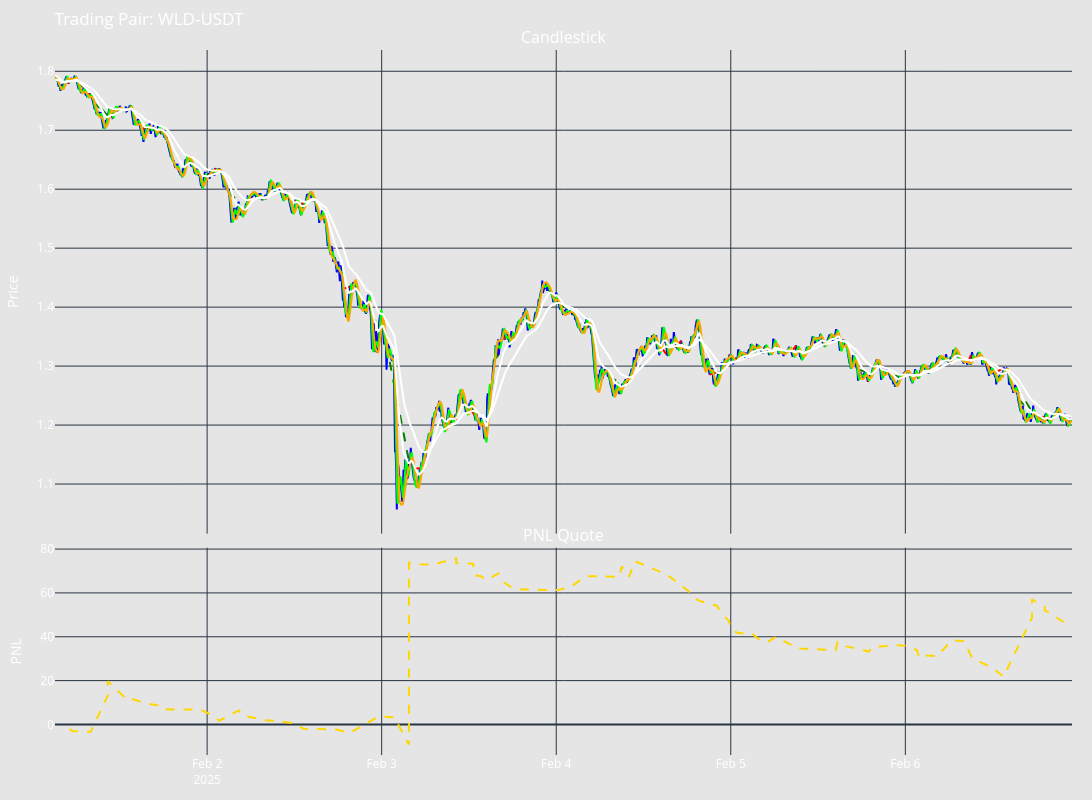

Here is the notebook cell this chart was saved with:
### Code cell
import plotly.graph_objects as go
# from plotly.subplots import make_subplots

# Let's see what is inside the backtesting results
print(backtesting_result.get_results_summary())
fig = backtesting_result.get_backtesting_figure()
# Add EMAs
candles_df = backtesting_result.processed_data



hma_fast_key = f"HMA_{hma_fast}"
hma_slow_key = f"HMA_{hma_slow}"
# ema_fast = f'EMA_{ema_short}'
ema_medium_key = f'EMA_{ema_medium}'
ema_slow_key = f'EMA_{ema_slow}'
k_key = [f"STOCHRSIk_{srsi_length}_{srsi_length}_{srsi_smoothing}_{srsi_smoothing}"]


fig.add_trace(go.Scatter(x=candles_df.index, y=candles_df[hma_fast_key],
                         line=dict(color='#00FF00', width=2),
                         name='Fast HMA'))
fig.add_trace(go.Scatter(x=candles_df.index, y=candles_df[hma_slow_key],
                         line=dict(color='#FFA500', width=2),
                         name='Slow HMA'))
fig.add_trace(go.Scatter(x=candles_df.index, y=candles_df[ema_slow_key],
                         line=dict(color='#FFFFFF', width=2),
                         name='Slow EMA'))
fig.add_trace(go.Scatter(x=candles_df.index, y=candles_df[ema_medium_key],
                         line=dict(color='#FFFFFF', width=2),
                         name='Slow EMA'))

### Figure 1 — Plotly figure (JSON) as saved in the notebook; plotly's stock layout.template omitted (floating-point values rounded to 4 significant figures; data arrays with more than 128 entries replaced by an {"elided": "..."} marker saying what was removed)
{"data": [{"line": {"color": "blue"}, "mode": "lines", "type": "scatter", "x": {"elided": "1679 str values"}, "xaxis": "x", "y": {"elided": "1679 float values"}, "yaxis": "y"}, {"line": {"color": "red", "dash": "dash", "width": 2}, "mode": "lines", "name": "Sell Executor", "showlegend": false, "type": "scatter", "x": ["2025-02-01T04:55:00", "2025-02-01T05:05:00"], "xaxis": "x", "y": [1.779, 1.786], "yaxis": "y"}, {"line": {"color": "red", "dash": "dash", "width": 2}, "mode": "lines", "name": "Buy Executor", "showlegend": false, "type": "scatter", "x": ["2025-02-01T05:25:00", "2025-02-01T05:30:00"], "xaxis": "x", "y": [1.787, 1.785], "yaxis": "y"}, {"line": {"color": "red", "dash": "dash", "width": 2}, "mode": "lines", "name": "Sell Executor", "showlegend": false, "type": "scatter", "x": ["2025-02-01T07:25:00", "2025-02-01T08:00:00"], "xaxis": "x", "y": [1.761, 1.761], "yaxis": "y"}, {"line": {"color": "green", "dash": "dash", "width": 2}, "mode": "lines", "name": "Sell Executor", "showlegend": false, "type": "scatter", "x": ["2025-02-01T06:05:00", "2025-02-01T10:20:00"], "xaxis": "x", "y": [1.784, 1.724], "yaxis": "y"}, {"line": {"color": "green", "dash": "dash", "width": 2}, "mode": "lines", "name": "Sell Executor", "showlegend": false, "type": "scatter", "x": ["2025-02-01T08:20:00", "2025-02-01T10:20:00"], "xaxis": "x", "y": [1.748, 1.724], "yaxis": "y"}, {"line": {"color": "red", "dash": "dash", "width": 2}, "mode": "lines", "name": "Sell Executor", "showlegend": false, "type": "scatter", "x": ["2025-02-01T10:55:00", "2025-02-01T11:10:00"], "xaxis": "x", "y": [1.722, 1.731], "yaxis": "y"}, {"line": {"color": "red", "dash": "dash", "width": 2}, "mode": "lines", "name": "Sell Executor", "showlegend": false, "type": "scatter", "x": ["2025-02-01T11:45:00", "2025-02-01T11:55:00"], "xaxis": "x", "y": [1.732, 1.739], "yaxis": "y"}, {"line": {"color": "red", "dash": "dash", "width": 2}, "mode": "lines", "name": "Sell Executor", "showlegend": false, "type": "scatter", "x": ["2025-02-01T12:10:00", "2025-02-01T12:30:00"], "xaxis": "x", "y": [1.732, 1.737], "yaxis": "y"}, {"line": {"color": "red", "dash": "dash", "width": 2}, "mode": "lines", "name": "Buy Executor", "showlegend": false, "type": "scatter", "x": ["2025-02-01T12:45:00", "2025-02-01T12:55:00"], "xaxis": "x", "y": [1.736, 1.732], "yaxis": "y"}, {"line": {"color": "green", "dash": "dash", "width": 2}, "mode": "lines", "name": "Buy Executor", "showlegend": false, "type": "scatter", "x": ["2025-02-01T13:15:00", "2025-02-01T13:35:00"], "xaxis": "x", "y": [1.736, 1.739], "yaxis": "y"}, {"line": {"color": "red", "dash": "dash", "width": 2}, "mode": "lines", "name": "Sell Executor", "showlegend": false, "type": "scatter", "x": ["2025-02-01T13:40:00", "2025-02-01T13:40:00"], "xaxis": "x", "y": [1.729, 1.729], "yaxis": "y"}, {"line": {"color": "red", "dash": "dash", "width": 2}, "mode": "lines", "name": "Sell Executor", "showlegend": false, "type": "scatter", "x": ["2025-02-01T14:55:00", "2025-02-01T15:35:00"], "xaxis": "x", "y": [1.7, 1.706], "yaxis": "y"}, {"line": {"color": "red", "dash": "dash", "width": 2}, "mode": "lines", "name": "Sell Executor", "showlegend": false, "type": "scatter", "x": ["2025-02-01T16:10:00", "2025-02-01T16:10:00"], "xaxis": "x", "y": [1.703, 1.703], "yaxis": "y"}, {"line": {"color": "red", "dash": "dash", "width": 2}, "mode": "lines", "name": "Sell Executor", "showlegend": false, "type": "scatter", "x": ["2025-02-01T16:50:00", "2025-02-01T16:50:00"], "xaxis": "x", "y": [1.697, 1.697], "yaxis": "y"}, {"line": {"color": "red", "dash": "dash", "width": 2}, "mode": "lines", "name": "Buy Executor", "showlegend": false, "type": "scatter", "x": ["2025-02-01T17:15:00", "2025-02-01T17:15:00"], "xaxis": "x", "y": [1.71, 1.71], "yaxis": "y"}, {"line": {"color": "red", "dash": "dash", "width": 2}, "mode": "lines", "name": "Sell Executor", "showlegend": false, "type": "scatter", "x": ["2025-02-01T17:40:00", "2025-02-01T17:45:00"], "xaxis": "x", "y": [1.694, 1.699], "yaxis": "y"}, {"line": {"color": "green", "dash": "dash", "width": 2}, "mode": "lines", "name": "Sell Executor", "showlegend": false, "type": "scatter", "x": ["2025-02-01T21:30:00", "2025-02-01T22:00:00"], "xaxis": "x", "y": [1.648, 1.646], "yaxis": "y"}, {"line": {"color": "red", "dash": "dash", "width": 2}, "mode": "lines", "name": "Sell Executor", "showlegend": false, "type": "scatter", "x": ["2025-02-01T23:05:00", "2025-02-01T23:05:00"], "xaxis": "x", "y": [1.612, 1.612], "yaxis": "y"}, {"line": {"color": "red", "dash": "dash", "width": 2}, "mode": "lines", "name": "Sell Executor", "showlegend": false, "type": "scatter", "x": ["2025-02-02T00:55:00", "2025-02-02T01:05:00"], "xaxis": "x", "y": [1.626, 1.636], "yaxis": "y"}, {"line": {"color": "red", "dash": "dash", "width": 2}, "mode": "lines", "name": "Sell Executor", "showlegend": false, "type": "scatter", "x": ["2025-02-02T01:35:00", "2025-02-02T01:40:00"], "xaxis": "x", "y": [1.63, 1.635], "yaxis": "y"}, {"line": {"color": "green", "dash": "dash", "width": 2}, "mode": "lines", "name": "Sell Executor", "showlegend": false, "type": "scatter", "x": ["2025-02-02T02:55:00", "2025-02-02T04:20:00"], "xaxis": "x", "y": [1.595, 1.579], "yaxis": "y"}, {"line": {"color": "red", "dash": "dash", "width": 2}, "mode": "lines", "name": "Sell Executor", "showlegend": false, "type": "scatter", "x": ["2025-02-02T04:40:00", "2025-02-02T05:00:00"], "xaxis": "x", "y": [1.561, 1.567], "yaxis": "y"}, {"line": {"color": "red", "dash": "dash", "width": 2}, "mode": "lines", "name": "Sell Executor", "showlegend": false, "type": "scatter", "x": ["2025-02-02T07:35:00", "2025-02-02T07:50:00"], "xaxis": "x", "y": [1.583, 1.587], "yaxis": "y"}, {"line": {"color": "red", "dash": "dash", "width": 2}, "mode": "lines", "name": "Buy Executor", "showlegend": false, "type": "scatter", "x": ["2025-02-02T08:00:00", "2025-02-02T08:00:00"], "xaxis": "x", "y": [1.591, 1.591], "yaxis": "y"}, {"line": {"color": "red", "dash": "dash", "width": 2}, "mode": "lines", "name": "Buy Executor", "showlegend": false, "type": "scatter", "x": ["2025-02-02T09:35:00", "2025-02-02T09:35:00"], "xaxis": "x", "y": [1.609, 1.609], "yaxis": "y"}, {"line": {"color": "red", "dash": "dash", "width": 2}, "mode": "lines", "name": "Sell Executor", "showlegend": false, "type": "scatter", "x": ["2025-02-02T11:20:00", "2025-02-02T12:05:00"], "xaxis": "x", "y": [1.578, 1.581], "yaxis": "y"}, {"line": {"color": "red", "dash": "dash", "width": 2}, "mode": "lines", "name": "Sell Executor", "showlegend": false, "type": "scatter", "x": ["2025-02-02T12:35:00", "2025-02-02T13:15:00"], "xaxis": "x", "y": [1.571, 1.577], "yaxis": "y"}, {"line": {"color": "red", "dash": "dash", "width": 2}, "mode": "lines", "name": "Sell Executor", "showlegend": false, "type": "scatter", "x": ["2025-02-02T17:50:00", "2025-02-02T17:50:00"], "xaxis": "x", "y": [1.459, 1.459], "yaxis": "y"}, {"line": {"color": "red", "dash": "dash", "width": 2}, "mode": "lines", "name": "Sell Executor", "showlegend": false, "type": "scatter", "x": ["2025-02-02T18:35:00", "2025-02-02T19:35:00"], "xaxis": "x", "y": [1.431, 1.434], "yaxis": "y"}, {"line": {"color": "green", "dash": "dash", "width": 2}, "mode": "lines", "name": "Sell Executor", "showlegend": false, "type": "scatter", "x": ["2025-02-02T22:30:00", "2025-02-02T23:35:00"], "xaxis": "x", "y": [1.389, 1.367], "yaxis": "y"}, {"line": {"color": "red", "dash": "dash", "width": 2}, "mode": "lines", "name": "Sell Executor", "showlegend": false, "type": "scatter", "x": ["2025-02-03T01:45:00", "2025-02-03T01:45:00"], "xaxis": "x", "y": [1.263, 1.263], "yaxis": "y"}, {"line": {"color": "red", "dash": "dash", "width": 2}, "mode": "lines", "name": "Sell Executor", "showlegend": false, "type": "scatter", "x": ["2025-02-03T03:35:00", "2025-02-03T03:45:00"], "xaxis": "x", "y": [1.112, 1.139], "yaxis": "y"}, {"line": {"color": "green", "dash": "dash", "width": 2}, "mode": "lines", "name": "Sell Executor", "showlegend": false, "type": "scatter", "x": ["2025-02-03T00:10:00", "2025-02-03T03:45:00"], "xaxis": "x", "y": [1.367, 1.139], "yaxis": "y"}, {"line": {"color": "red", "dash": "dash", "width": 2}, "mode": "lines", "name": "Sell Executor", "showlegend": false, "type": "scatter", "x": ["2025-02-03T04:15:00", "2025-02-03T05:15:00"], "xaxis": "x", "y": [1.126, 1.127], "yaxis": "y"}, {"line": {"color": "red", "dash": "dash", "width": 2}, "mode": "lines", "name": "Buy Executor", "showlegend": false, "type": "scatter", "x": ["2025-02-03T07:00:00", "2025-02-03T07:00:00"], "xaxis": "x", "y": [1.212, 1.212], "yaxis": "y"}, {"line": {"color": "green", "dash": "dash", "width": 2}, "mode": "lines", "name": "Buy Executor", "showlegend": false, "type": "scatter", "x": ["2025-02-03T08:55:00", "2025-02-03T10:15:00"], "xaxis": "x", "y": [1.201, 1.21], "yaxis": "y"}, {"line": {"color": "red", "dash": "dash", "width": 2}, "mode": "lines", "name": "Buy Executor", "showlegend": false, "type": "scatter", "x": ["2025-02-03T10:05:00", "2025-02-03T10:15:00"], "xaxis": "x", "y": [1.214, 1.21], "yaxis": "y"}, {"line": {"color": "red", "dash": "dash", "width": 2}, "mode": "lines", "name": "Sell Executor", "showlegend": false, "type": "scatter", "x": ["2025-02-03T12:35:00", "2025-02-03T12:35:00"], "xaxis": "x", "y": [1.223, 1.223], "yaxis": "y"}, {"line": {"color": "red", "dash": "dash", "width": 2}, "mode": "lines", "name": "Buy Executor", "showlegend": false, "type": "scatter", "x": ["2025-02-03T12:00:00", "2025-02-03T12:45:00"], "xaxis": "x", "y": [1.229, 1.218], "yaxis": "y"}, {"line": {"color": "red", "dash": "dash", "width": 2}, "mode": "lines", "name": "Sell Executor", "showlegend": false, "type": "scatter", "x": ["2025-02-03T13:25:00", "2025-02-03T13:25:00"], "xaxis": "x", "y": [1.192, 1.192], "yaxis": "y"}, {"line": {"color": "red", "dash": "dash", "width": 2}, "mode": "lines", "name": "Buy Executor", "showlegend": false, "type": "scatter", "x": ["2025-02-03T13:40:00", "2025-02-03T13:40:00"], "xaxis": "x", "y": [1.22, 1.22], "yaxis": "y"}, {"line": {"color": "red", "dash": "dash", "width": 2}, "mode": "lines", "name": "Sell Executor", "showlegend": false, "type": "scatter", "x": ["2025-02-03T14:05:00", "2025-02-03T14:10:00"], "xaxis": "x", "y": [1.177, 1.18], "yaxis": "y"}, {"line": {"color": "red", "dash": "dash", "width": 2}, "mode": "lines", "name": "Buy Executor", "showlegend": false, "type": "scatter", "x": ["2025-02-03T14:30:00", "2025-02-03T14:30:00"], "xaxis": "x", "y": [1.244, 1.244], "yaxis": "y"}, {"line": {"color": "green", "dash": "dash", "width": 2}, "mode": "lines", "name": "Buy Executor", "showlegend": false, "type": "scatter", "x": ["2025-02-03T15:25:00", "2025-02-03T16:05:00"], "xaxis": "x", "y": [1.31, 1.319], "yaxis": "y"}, {"line": {"color": "red", "dash": "dash", "width": 2}, "mode": "lines", "name": "Buy Executor", "showlegend": false, "type": "scatter", "x": ["2025-02-03T16:35:00", "2025-02-03T16:55:00"], "xaxis": "x", "y": [1.356, 1.345], "yaxis": "y"}, {"line": {"color": "red", "dash": "dash", "width": 2}, "mode": "lines", "name": "Buy Executor", "showlegend": false, "type": "scatter", "x": ["2025-02-03T17:55:00", "2025-02-03T18:10:00"], "xaxis": "x", "y": [1.353, 1.347], "yaxis": "y"}, {"line": {"color": "red", "dash": "dash", "width": 2}, "mode": "lines", "name": "Buy Executor", "showlegend": false, "type": "scatter", "x": ["2025-02-03T18:30:00", "2025-02-03T18:30:00"], "xaxis": "x", "y": [1.369, 1.369], "yaxis": "y"}, {"line": {"color": "red", "dash": "dash", "width": 2}, "mode": "lines", "name": "Buy Executor", "showlegend": false, "type": "scatter", "x": ["2025-02-03T23:55:00", "2025-02-04T00:05:00"], "xaxis": "x", "y": [1.419, 1.419], "yaxis": "y"}, {"line": {"color": "green", "dash": "dash", "width": 2}, "mode": "lines", "name": "Sell Executor", "showlegend": false, "type": "scatter", "x": ["2025-02-04T00:25:00", "2025-02-04T02:00:00"], "xaxis": "x", "y": [1.403, 1.398], "yaxis": "y"}, {"line": {"color": "green", "dash": "dash", "width": 2}, "mode": "lines", "name": "Sell Executor", "showlegend": false, "type": "scatter", "x": ["2025-02-04T02:15:00", "2025-02-04T04:00:00"], "xaxis": "x", "y": [1.389, 1.375], "yaxis": "y"}, {"line": {"color": "red", "dash": "dash", "width": 2}, "mode": "lines", "name": "Sell Executor", "showlegend": false, "type": "scatter", "x": ["2025-02-04T08:40:00", "2025-02-04T08:40:00"], "xaxis": "x", "y": [1.253, 1.253], "yaxis": "y"}, {"line": {"color": "green", "dash": "dash", "width": 2}, "mode": "lines", "name": "Sell Executor", "showlegend": false, "type": "scatter", "x": ["2025-02-04T07:10:00", "2025-02-04T09:00:00"], "xaxis": "x", "y": [1.283, 1.27], "yaxis": "y"}, {"line": {"color": "red", "dash": "dash", "width": 2}, "mode": "lines", "name": "Sell Executor", "showlegend": false, "type": "scatter", "x": ["2025-02-04T09:50:00", "2025-02-04T10:00:00"], "xaxis": "x", "y": [1.269, 1.28], "yaxis": "y"}, {"line": {"color": "green", "dash": "dash", "width": 2}, "mode": "lines", "name": "Buy Executor", "showlegend": false, "type": "scatter", "x": ["2025-02-04T10:10:00", "2025-02-04T10:50:00"], "xaxis": "x", "y": [1.282, 1.301], "yaxis": "y"}, {"line": {"color": "red", "dash": "dash", "width": 2}, "mode": "lines", "name": "Buy Executor", "showlegend": false, "type": "scatter", "x": ["2025-02-04T11:05:00", "2025-02-04T11:05:00"], "xaxis": "x", "y": [1.329, 1.329], "yaxis": "y"}, {"line": {"color": "red", "dash": "dash", "width": 2}, "mode": "lines", "name": "Buy Executor", "showlegend": false, "type": "scatter", "x": ["2025-02-04T14:25:00", "2025-02-04T15:15:00"], "xaxis": "x", "y": [1.333, 1.318], "yaxis": "y"}, {"line": {"color": "red", "dash": "dash", "width": 2}, "mode": "lines", "name": "Sell Executor", "showlegend": false, "type": "scatter", "x": ["2025-02-04T16:30:00", "2025-02-04T17:10:00"], "xaxis": "x", "y": [1.331, 1.343], "yaxis": "y"}, {"line": {"color": "red", "dash": "dash", "width": 2}, "mode": "lines", "name": "Sell Executor", "showlegend": false, "type": "scatter", "x": ["2025-02-04T17:30:00", "2025-02-04T18:00:00"], "xaxis": "x", "y": [1.323, 1.327], "yaxis": "y"}, {"line": {"color": "red", "dash": "dash", "width": 2}, "mode": "lines", "name": "Buy Executor", "showlegend": false, "type": "scatter", "x": ["2025-02-04T19:15:00", "2025-02-04T19:35:00"], "xaxis": "x", "y": [1.373, 1.361], "yaxis": "y"}, {"line": {"color": "red", "dash": "dash", "width": 2}, "mode": "lines", "name": "Sell Executor", "showlegend": false, "type": "scatter", "x": ["2025-02-04T21:40:00", "2025-02-04T22:05:00"], "xaxis": "x", "y": [1.269, 1.274], "yaxis": "y"}, {"line": {"color": "red", "dash": "dash", "width": 2}, "mode": "lines", "name": "Sell Executor", "showlegend": false, "type": "scatter", "x": ["2025-02-04T21:05:00", "2025-02-04T22:40:00"], "xaxis": "x", "y": [1.286, 1.292], "yaxis": "y"}, {"line": {"color": "red", "dash": "dash", "width": 2}, "mode": "lines", "name": "Sell Executor", "showlegend": false, "type": "scatter", "x": ["2025-02-04T23:15:00", "2025-02-04T23:45:00"], "xaxis": "x", "y": [1.304, 1.314], "yaxis": "y"}, {"line": {"color": "red", "dash": "dash", "width": 2}, "mode": "lines", "name": "Buy Executor", "showlegend": false, "type": "scatter", "x": ["2025-02-04T23:50:00", "2025-02-04T23:55:00"], "xaxis": "x", "y": [1.32, 1.314], "yaxis": "y"}, {"line": {"color": "red", "dash": "dash", "width": 2}, "mode": "lines", "name": "Buy Executor", "showlegend": false, "type": "scatter", "x": ["2025-02-05T00:45:00", "2025-02-05T00:50:00"], "xaxis": "x", "y": [1.314, 1.308], "yaxis": "y"}, {"line": {"color": "red", "dash": "dash", "width": 2}, "mode": "lines", "name": "Buy Executor", "showlegend": false, "type": "scatter", "x": ["2025-02-05T02:30:00", "2025-02-05T03:00:00"], "xaxis": "x", "y": [1.329, 1.328], "yaxis": "y"}, {"line": {"color": "red", "dash": "dash", "width": 2}, "mode": "lines", "name": "Buy Executor", "showlegend": false, "type": "scatter", "x": ["2025-02-05T03:40:00", "2025-02-05T03:45:00"], "xaxis": "x", "y": [1.335, 1.33], "yaxis": "y"}, {"line": {"color": "red", "dash": "dash", "width": 2}, "mode": "lines", "name": "Buy Executor", "showlegend": false, "type": "scatter", "x": ["2025-02-05T04:40:00", "2025-02-05T05:00:00"], "xaxis": "x", "y": [1.333, 1.329], "yaxis": "y"}, {"line": {"color": "green", "dash": "dash", "width": 2}, "mode": "lines", "name": "Buy Executor", "showlegend": false, "type": "scatter", "x": ["2025-02-05T05:45:00", "2025-02-05T06:10:00"], "xaxis": "x", "y": [1.327, 1.334], "yaxis": "y"}, {"line": {"color": "red", "dash": "dash", "width": 2}, "mode": "lines", "name": "Sell Executor", "showlegend": false, "type": "scatter", "x": ["2025-02-05T08:20:00", "2025-02-05T09:00:00"], "xaxis": "x", "y": [1.324, 1.335], "yaxis": "y"}, {"line": {"color": "red", "dash": "dash", "width": 2}, "mode": "lines", "name": "Buy Executor", "showlegend": false, "type": "scatter", "x": ["2025-02-05T09:00:00", "2025-02-05T09:00:00"], "xaxis": "x", "y": [1.335, 1.335], "yaxis": "y"}, {"line": {"color": "red", "dash": "dash", "width": 2}, "mode": "lines", "name": "Sell Executor", "showlegend": false, "type": "scatter", "x": ["2025-02-05T09:30:00", "2025-02-05T09:30:00"], "xaxis": "x", "y": [1.318, 1.318], "yaxis": "y"}, {"line": {"color": "red", "dash": "dash", "width": 2}, "mode": "lines", "name": "Buy Executor", "showlegend": false, "type": "scatter", "x": ["2025-02-05T11:10:00", "2025-02-05T11:25:00"], "xaxis": "x", "y": [1.342, 1.342], "yaxis": "y"}, {"line": {"color": "red", "dash": "dash", "width": 2}, "mode": "lines", "name": "Buy Executor", "showlegend": false, "type": "scatter", "x": ["2025-02-05T12:15:00", "2025-02-05T12:15:00"], "xaxis": "x", "y": [1.354, 1.354], "yaxis": "y"}, {"line": {"color": "red", "dash": "dash", "width": 2}, "mode": "lines", "name": "Buy Executor", "showlegend": false, "type": "scatter", "x": ["2025-02-05T14:25:00", "2025-02-05T14:25:00"], "xaxis": "x", "y": [1.358, 1.358], "yaxis": "y"}, {"line": {"color": "green", "dash": "dash", "width": 2}, "mode": "lines", "name": "Buy Executor", "showlegend": false, "type": "scatter", "x": ["2025-02-05T13:10:00", "2025-02-05T14:40:00"], "xaxis": "x", "y": [1.341, 1.352], "yaxis": "y"}, {"line": {"color": "red", "dash": "dash", "width": 2}, "mode": "lines", "name": "Buy Executor", "showlegend": false, "type": "scatter", "x": ["2025-02-05T15:25:00", "2025-02-05T15:35:00"], "xaxis": "x", "y": [1.345, 1.342], "yaxis": "y"}, {"line": {"color": "red", "dash": "dash", "width": 2}, "mode": "lines", "name": "Sell Executor", "showlegend": false, "type": "scatter", "x": ["2025-02-05T18:50:00", "2025-02-05T19:00:00"], "xaxis": "x", "y": [1.274, 1.28], "yaxis": "y"}, {"line": {"color": "green", "dash": "dash", "width": 2}, "mode": "lines", "name": "Sell Executor", "showlegend": false, "type": "scatter", "x": ["2025-02-05T17:20:00", "2025-02-05T19:25:00"], "xaxis": "x", "y": [1.294, 1.288], "yaxis": "y"}, {"line": {"color": "green", "dash": "dash", "width": 2}, "mode": "lines", "name": "Sell Executor", "showlegend": false, "type": "scatter", "x": ["2025-02-05T21:50:00", "2025-02-05T23:05:00"], "xaxis": "x", "y": [1.285, 1.282], "yaxis": "y"}, {"line": {"color": "red", "dash": "dash", "width": 2}, "mode": "lines", "name": "Buy Executor", "showlegend": false, "type": "scatter", "x": ["2025-02-06T00:00:00", "2025-02-06T00:00:00"], "xaxis": "x", "y": [1.292, 1.292], "yaxis": "y"}, {"line": {"color": "red", "dash": "dash", "width": 2}, "mode": "lines", "name": "Buy Executor", "showlegend": false, "type": "scatter", "x": ["2025-02-06T01:10:00", "2025-02-06T01:35:00"], "xaxis": "x", "y": [1.287, 1.282], "yaxis": "y"}, {"line": {"color": "red", "dash": "dash", "width": 2}, "mode": "lines", "name": "Sell Executor", "showlegend": false, "type": "scatter", "x": ["2025-02-06T01:45:00", "2025-02-06T01:55:00"], "xaxis": "x", "y": [1.279, 1.287], "yaxis": "y"}, {"line": {"color": "green", "dash": "dash", "width": 2}, "mode": "lines", "name": "Buy Executor", "showlegend": false, "type": "scatter", "x": ["2025-02-06T02:05:00", "2025-02-06T02:35:00"], "xaxis": "x", "y": [1.294, 1.297], "yaxis": "y"}, {"line": {"color": "red", "dash": "dash", "width": 2}, "mode": "lines", "name": "Buy Executor", "showlegend": false, "type": "scatter", "x": ["2025-02-06T04:25:00", "2025-02-06T04:25:00"], "xaxis": "x", "y": [1.315, 1.315], "yaxis": "y"}, {"line": {"color": "green", "dash": "dash", "width": 2}, "mode": "lines", "name": "Buy Executor", "showlegend": false, "type": "scatter", "x": ["2025-02-06T03:30:00", "2025-02-06T05:45:00"], "xaxis": "x", "y": [1.298, 1.312], "yaxis": "y"}, {"line": {"color": "red", "dash": "dash", "width": 2}, "mode": "lines", "name": "Sell Executor", "showlegend": false, "type": "scatter", "x": ["2025-02-06T06:00:00", "2025-02-06T06:00:00"], "xaxis": "x", "y": [1.302, 1.302], "yaxis": "y"}, {"line": {"color": "green", "dash": "dash", "width": 2}, "mode": "lines", "name": "Buy Executor", "showlegend": false, "type": "scatter", "x": ["2025-02-06T06:20:00", "2025-02-06T07:00:00"], "xaxis": "x", "y": [1.314, 1.322], "yaxis": "y"}, {"line": {"color": "red", "dash": "dash", "width": 2}, "mode": "lines", "name": "Buy Executor", "showlegend": false, "type": "scatter", "x": ["2025-02-06T08:05:00", "2025-02-06T08:05:00"], "xaxis": "x", "y": [1.312, 1.312], "yaxis": "y"}, {"line": {"color": "red", "dash": "dash", "width": 2}, "mode": "lines", "name": "Sell Executor", "showlegend": false, "type": "scatter", "x": ["2025-02-06T08:35:00", "2025-02-06T09:10:00"], "xaxis": "x", "y": [1.305, 1.324], "yaxis": "y"}, {"line": {"color": "red", "dash": "dash", "width": 2}, "mode": "lines", "name": "Buy Executor", "showlegend": false, "type": "scatter", "x": ["2025-02-06T10:00:00", "2025-02-06T10:15:00"], "xaxis": "x", "y": [1.321, 1.317], "yaxis": "y"}, {"line": {"color": "red", "dash": "dash", "width": 2}, "mode": "lines", "name": "Sell Executor", "showlegend": false, "type": "scatter", "x": ["2025-02-06T11:15:00", "2025-02-06T11:50:00"], "xaxis": "x", "y": [1.296, 1.301], "yaxis": "y"}, {"line": {"color": "red", "dash": "dash", "width": 2}, "mode": "lines", "name": "Sell Executor", "showlegend": false, "type": "scatter", "x": ["2025-02-06T12:15:00", "2025-02-06T13:30:00"], "xaxis": "x", "y": [1.287, 1.297], "yaxis": "y"}, {"line": {"color": "green", "dash": "dash", "width": 2}, "mode": "lines", "name": "Sell Executor", "showlegend": false, "type": "scatter", "x": ["2025-02-06T14:00:00", "2025-02-06T17:25:00"], "xaxis": "x", "y": [1.292, 1.222], "yaxis": "y"}, {"line": {"color": "green", "dash": "dash", "width": 2}, "mode": "lines", "name": "Sell Executor", "showlegend": false, "type": "scatter", "x": ["2025-02-06T15:30:00", "2025-02-06T17:25:00"], "xaxis": "x", "y": [1.244, 1.222], "yaxis": "y"}, {"line": {"color": "red", "dash": "dash", "width": 2}, "mode": "lines", "name": "Sell Executor", "showlegend": false, "type": "scatter", "x": ["2025-02-06T18:50:00", "2025-02-06T19:10:00"], "xaxis": "x", "y": [1.206, 1.214], "yaxis": "y"}, {"line": {"color": "red", "dash": "dash", "width": 2}, "mode": "lines", "name": "Sell Executor", "showlegend": false, "type": "scatter", "x": ["2025-02-06T17:55:00", "2025-02-06T19:10:00"], "xaxis": "x", "y": [1.211, 1.214], "yaxis": "y"}, {"line": {"color": "red", "dash": "dash", "width": 2}, "mode": "lines", "name": "Sell Executor", "showlegend": false, "type": "scatter", "x": ["2025-02-06T19:40:00", "2025-02-06T20:00:00"], "xaxis": "x", "y": [1.209, 1.212], "yaxis": "y"}, {"line": {"color": "red", "dash": "dash", "width": 2}, "mode": "lines", "name": "Sell Executor", "showlegend": false, "type": "scatter", "x": ["2025-02-06T22:15:00", "2025-02-06T22:35:00"], "xaxis": "x", "y": [1.199, 1.212], "yaxis": "y"}, {"line": {"color": "gold", "dash": "dash", "width": 2}, "mode": "lines", "name": "Cumulative PNL", "type": "scatter", "x": ["2025-02-01T05:05:00.000000000", "2025-02-01T05:30:00.000000000", "2025-02-01T08:00:00.000000000", "2025-02-01T10:20:00.000000000", "2025-02-01T10:20:00.000000000", "2025-02-01T11:10:00.000000000", "2025-02-01T11:55:00.000000000", "2025-02-01T12:30:00.000000000", "2025-02-01T12:55:00.000000000", "2025-02-01T13:35:00.000000000", "2025-02-01T13:40:00.000000000", "2025-02-01T15:35:00.000000000", "2025-02-01T16:10:00.000000000", "2025-02-01T16:50:00.000000000", "2025-02-01T17:15:00.000000000", "2025-02-01T17:45:00.000000000", "2025-02-01T22:00:00.000000000", "2025-02-01T23:05:00.000000000", "2025-02-02T01:05:00.000000000", "2025-02-02T01:40:00.000000000", "2025-02-02T04:20:00.000000000", "2025-02-02T05:00:00.000000000", "2025-02-02T07:50:00.000000000", "2025-02-02T08:00:00.000000000", "2025-02-02T09:35:00.000000000", "2025-02-02T12:05:00.000000000", "2025-02-02T13:15:00.000000000", "2025-02-02T17:50:00.000000000", "2025-02-02T19:35:00.000000000", "2025-02-02T23:35:00.000000000", "2025-02-03T01:45:00.000000000", "2025-02-03T03:45:00.000000000", "2025-02-03T03:45:00.000000000", "2025-02-03T05:15:00.000000000", "2025-02-03T07:00:00.000000000", "2025-02-03T10:15:00.000000000", "2025-02-03T10:15:00.000000000", "2025-02-03T12:35:00.000000000", "2025-02-03T12:45:00.000000000", "2025-02-03T13:25:00.000000000", "2025-02-03T13:40:00.000000000", "2025-02-03T14:10:00.000000000", "2025-02-03T14:30:00.000000000", "2025-02-03T16:05:00.000000000", "2025-02-03T16:55:00.000000000", "2025-02-03T18:10:00.000000000", "2025-02-03T18:30:00.000000000", "2025-02-04T00:05:00.000000000", "2025-02-04T02:00:00.000000000", "2025-02-04T04:00:00.000000000", "2025-02-04T08:40:00.000000000", "2025-02-04T09:00:00.000000000", "2025-02-04T10:00:00.000000000", "2025-02-04T10:50:00.000000000", "2025-02-04T11:05:00.000000000", "2025-02-04T15:15:00.000000000", "2025-02-04T17:10:00.000000000", "2025-02-04T18:00:00.000000000", "2025-02-04T19:35:00.000000000", "2025-02-04T22:05:00.000000000", "2025-02-04T22:40:00.000000000", "2025-02-04T23:45:00.000000000", "2025-02-04T23:55:00.000000000", "2025-02-05T00:50:00.000000000", "2025-02-05T03:00:00.000000000", "2025-02-05T03:45:00.000000000", "2025-02-05T05:00:00.000000000", "2025-02-05T06:10:00.000000000", "2025-02-05T09:00:00.000000000", "2025-02-05T09:00:00.000000000", "2025-02-05T09:30:00.000000000", "2025-02-05T11:25:00.000000000", "2025-02-05T12:15:00.000000000", "2025-02-05T14:25:00.000000000", "2025-02-05T14:40:00.000000000", "2025-02-05T15:35:00.000000000", "2025-02-05T19:00:00.000000000", "2025-02-05T19:25:00.000000000", "2025-02-05T23:05:00.000000000", "2025-02-06T00:00:00.000000000", "2025-02-06T01:35:00.000000000", "2025-02-06T01:55:00.000000000", "2025-02-06T02:35:00.000000000", "2025-02-06T04:25:00.000000000", "2025-02-06T05:45:00.000000000", "2025-02-06T06:00:00.000000000", "2025-02-06T07:00:00.000000000", "2025-02-06T08:05:00.000000000", "2025-02-06T09:10:00.000000000", "2025-02-06T10:15:00.000000000", "2025-02-06T11:50:00.000000000", "2025-02-06T13:30:00.000000000", "2025-02-06T17:25:00.000000000", "2025-02-06T17:25:00.000000000", "2025-02-06T19:10:00.000000000", "2025-02-06T19:10:00.000000000", "2025-02-06T20:00:00.000000000", "2025-02-06T22:35:00.000000000"], "xaxis": "x2", "y": [-2.127, -3.07, -3.37, 13.14, 19.68, 17.03, 14.71, 13.08, 11.57, 11.9, 11.6, 9.597, 9.297, 8.997, 8.697, 6.921, 7.046, 6.746, 3.586, 1.722, 6.406, 3.928, 2.175, 1.875, 1.575, 0.419, -2.014, -2.314, -3.907, 3.571, 3.271, -9.214, 73.9, 73.12, 72.82, 75.89, 73.61, 73.31, 68.21, 67.91, 67.61, 66.29, 65.99, 68.9, 64.47, 61.99, 61.69, 61.28, 62.62, 67.65, 67.35, 72.12, 67.36, 74.39, 74.09, 68.35, 63.47, 61.32, 56.46, 54.16, 51.37, 47.12, 44.66, 41.85, 41.24, 39.07, 37.42, 39.91, 35.27, 34.97, 34.67, 34.4, 34.1, 33.8, 37.57, 35.89, 33.27, 35.29, 36.16, 35.86, 33.93, 30.46, 31.47, 31.17, 36.11, 35.81, 38.29, 37.99, 30.45, 28.52, 26.14, 21.8, 48.69, 57.07, 53.62, 52.04, 50.59, 44.82], "yaxis": "y2"}, {"line": {"color": "#00FF00", "width": 2}, "name": "Fast HMA", "type": "scatter", "x": {"elided": "1679 str values"}, "y": {"elided": "1679 float values"}}, {"line": {"color": "#FFA500", "width": 2}, "name": "Slow HMA", "type": "scatter", "x": {"elided": "1679 str values"}, "y": {"elided": "1679 float values"}}, {"line": {"color": "#FFFFFF", "width": 2}, "name": "Slow EMA", "type": "scatter", "x": {"elided": "1679 str values"}, "y": {"elided": "1679 float values"}}, {"line": {"color": "#FFFFFF", "width": 2}, "name": "Slow EMA", "type": "scatter", "x": {"elided": "1679 str values"}, "y": {"elided": "1679 float values"}}], "layout": {"annotations": [{"font": {"size": 16}, "showarrow": false, "text": "Candlestick", "x": 0.5, "xanchor": "center", "xref": "paper", "y": 1, "yanchor": "bottom", "yref": "paper"}, {"font": {"size": 16}, "showarrow": false, "text": "PNL Quote", "x": 0.5, "xanchor": "center", "xref": "paper", "y": 0.294, "yanchor": "bottom", "yref": "paper"}], "font": {"color": "white", "size": 12}, "height": 800, "hovermode": "x unified", "margin": {"b": 20, "l": 20, "r": 20, "t": 50}, "paper_bgcolor": "rgba(0, 0, 0, 0.1)", "plot_bgcolor": "rgba(0, 0, 0, 0)", "showlegend": false, "title": {"text": "Trading Pair: WLD-USDT"}, "width": 1200, "xaxis": {"anchor": "y", "domain": [0, 1], "matches": "x2", "rangeslider": {"visible": false}, "showticklabels": false}, "xaxis2": {"anchor": "y2", "domain": [0, 1]}, "yaxis": {"anchor": "x", "domain": [0.314, 1], "title": {"text": "Price"}}, "yaxis2": {"anchor": "x2", "domain": [0, 0.294], "title": {"text": "PNL"}}}}
